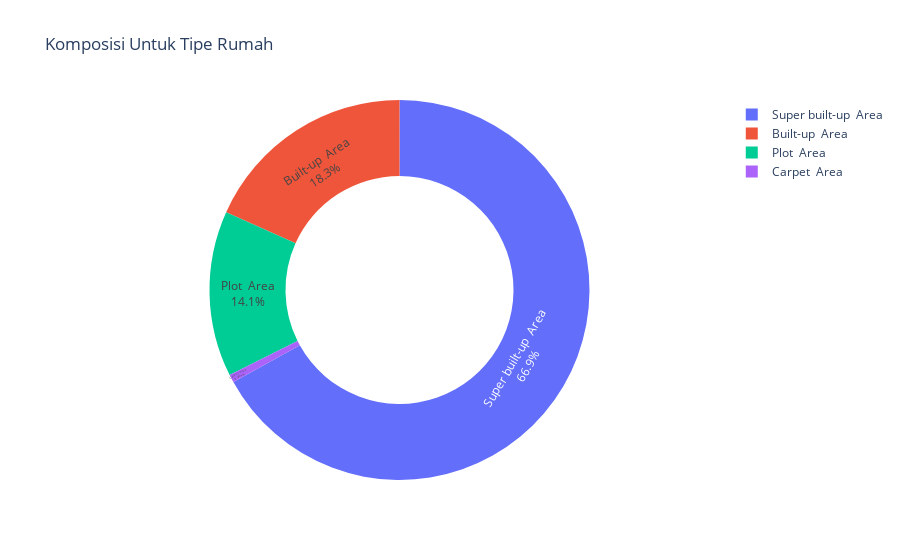

Notebook code for this chart:
### Code cell
areatype = df['area_type'].value_counts().reset_index().head()
fig = px.pie(areatype, 
             values='area_type', 
             names='index',
             title='Komposisi Untuk Tipe Rumah',
             hole=.6)
fig.update_traces(textposition='inside', textinfo='percent+label')
fig.show()

### Figure 1 — Plotly figure (JSON) as saved in the notebook; plotly's stock layout.template omitted (floating-point values rounded to 4 significant figures)
{"data": [{"domain": {"x": [0, 1], "y": [0, 1]}, "hole": 0.6, "hovertemplate": "index=%{label}<br>area_type=%{value}<extra></extra>", "labels": ["Super built-up  Area", "Built-up  Area", "Plot  Area", "Carpet  Area"], "legendgroup": "", "name": "", "showlegend": true, "textinfo": "percent+label", "textposition": "inside", "type": "pie", "values": [8706, 2378, 1834, 87]}], "layout": {"legend": {"tracegroupgap": 0}, "title": {"text": "Komposisi Untuk Tipe Rumah"}}}
